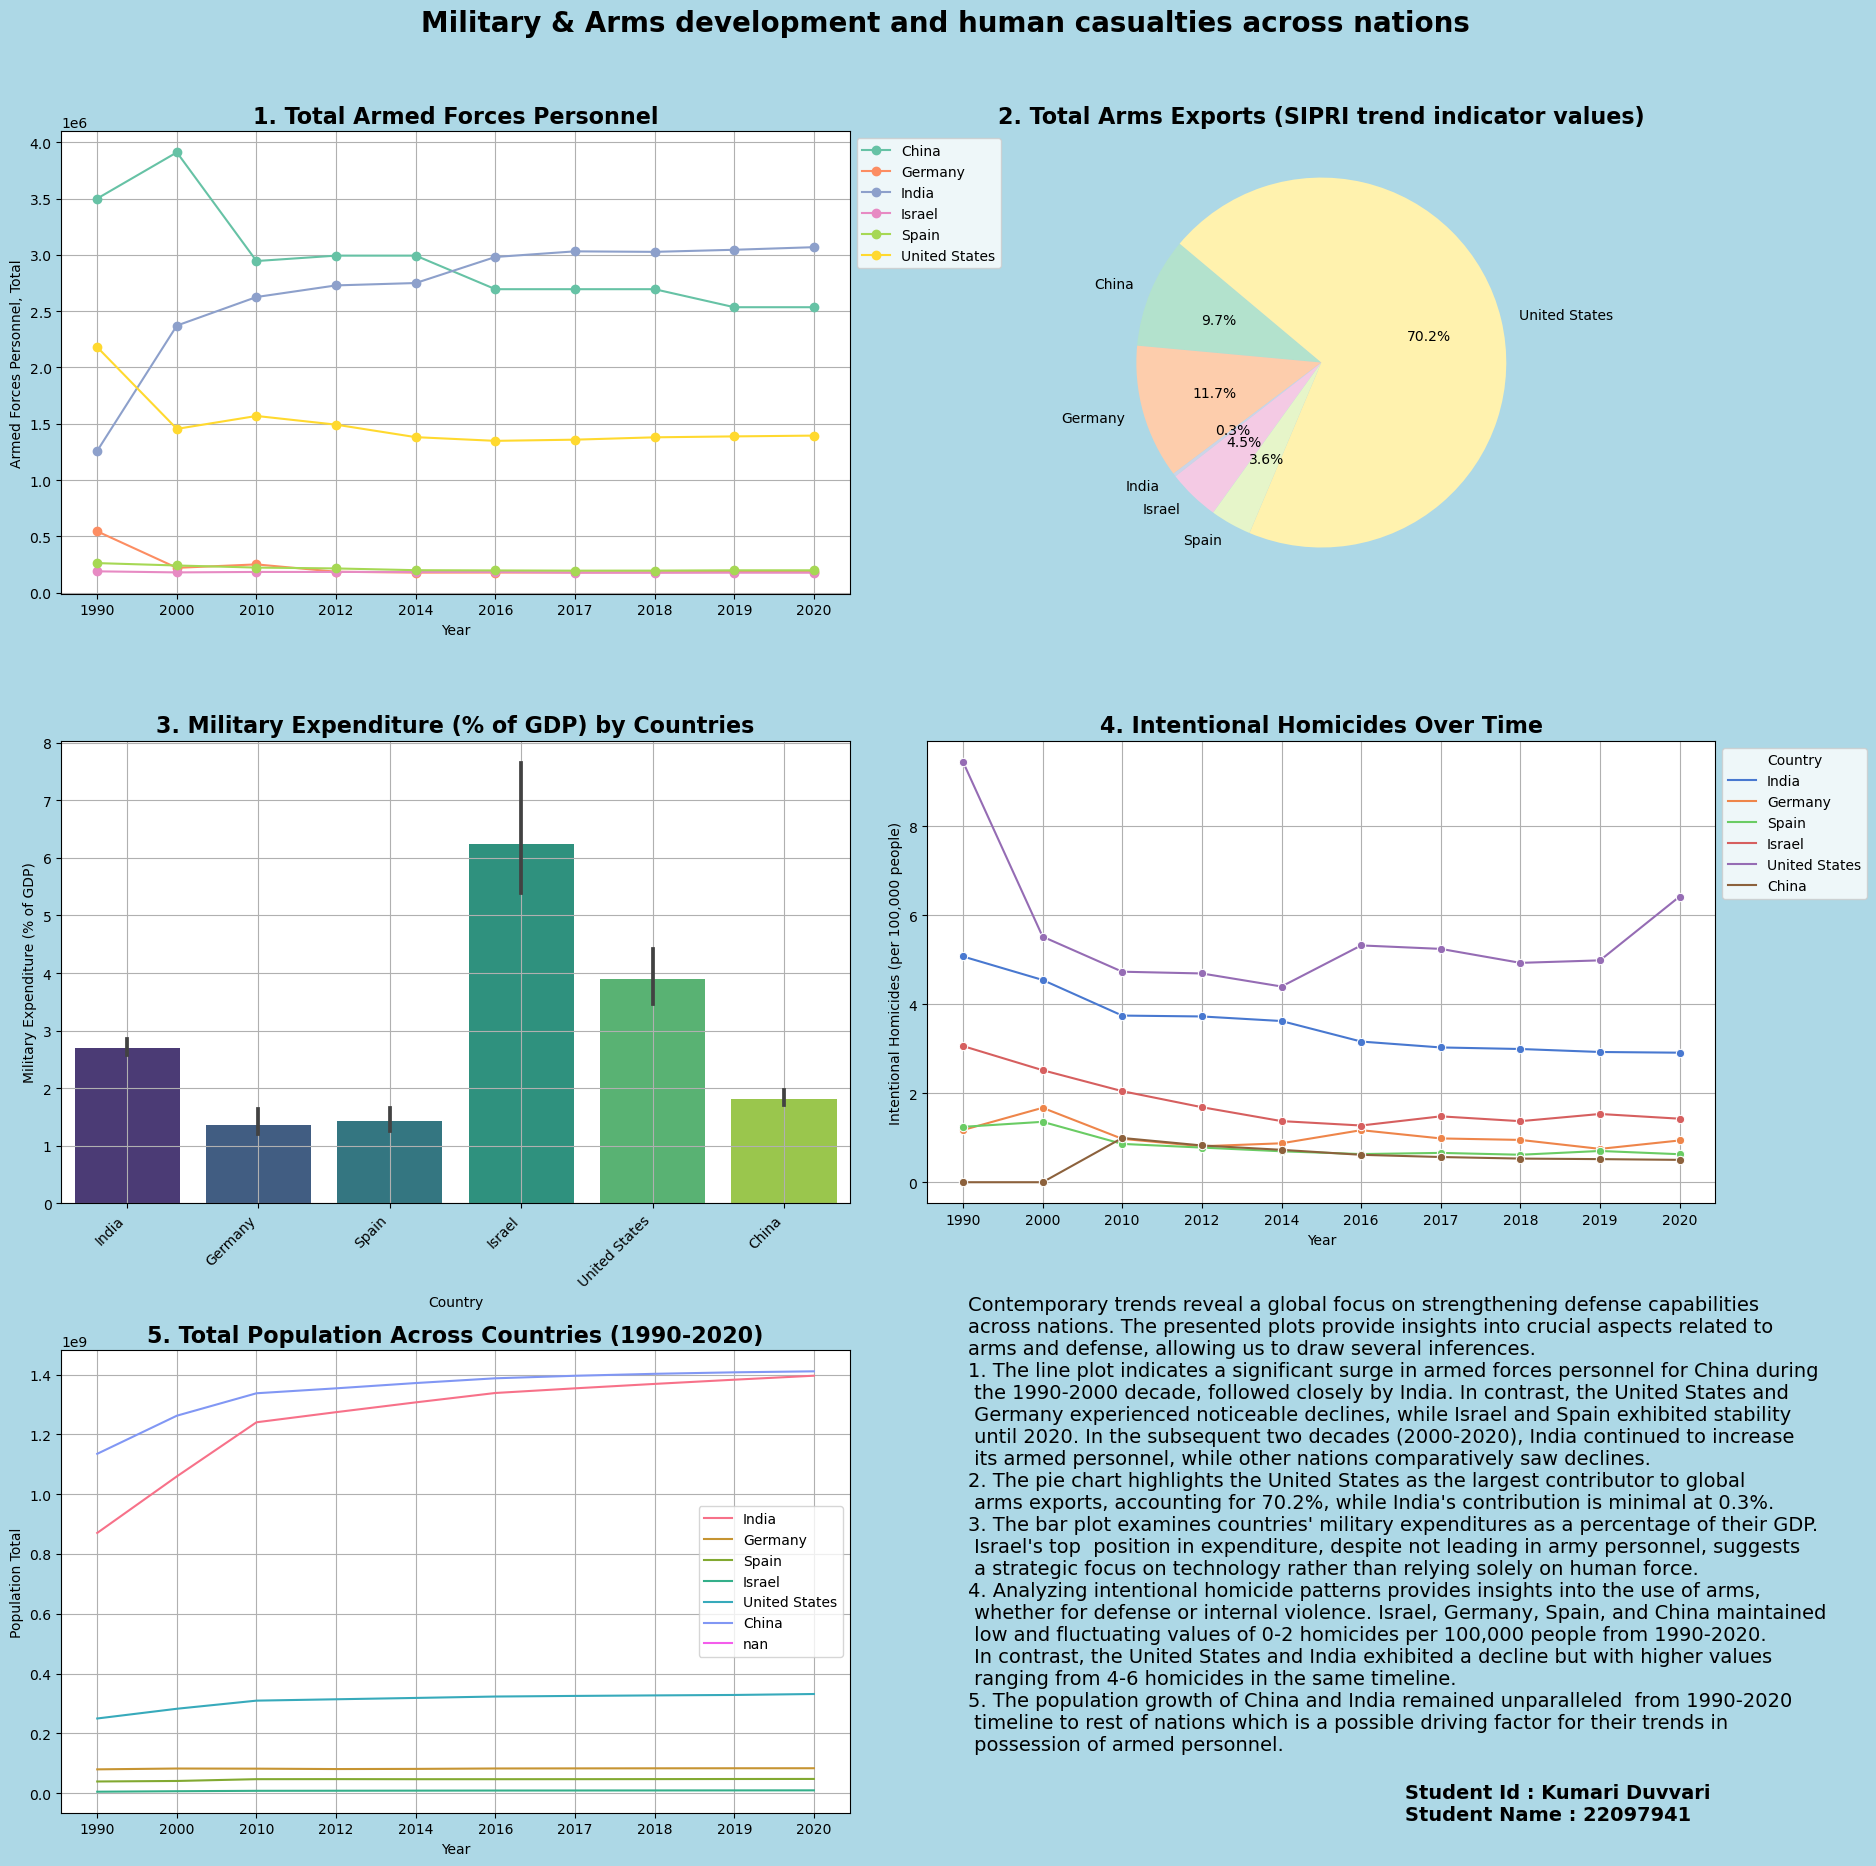

The script that saved this image:
#Data source link : #https://databank.worldbank.org/source/world-development-indicators
#Github Link : #https://github.com/kumari55/Data-Handling-and-Visualisation.git
import matplotlib.pyplot as plt
import pandas as pd
import seaborn as sns

# Read the CSV file
df = pd.read_csv("World_Development_Indicators_K.csv")

# Set up the 3x2 subplot grid
fig, axes = plt.subplots(3, 2, figsize=(19, 19),facecolor='lightblue')
fig.suptitle('Military & Arms development and human casualties across nations', fontsize=20,fontweight='bold')

# Plot 1: Total Armed Forces Personnel
# Grouping data by 'Year' and 'Country Name', then summing up the 'Armed forces personnel, total' for each country
total_personnel_by_country = df.groupby(['Year', 'Country Name'])['Armed forces personnel, total'].sum().unstack()
for i, (country, color) in enumerate(zip(total_personnel_by_country.columns, sns.color_palette("Set2", n_colors=len(total_personnel_by_country.columns)))):
    axes[0, 0].plot(total_personnel_by_country.index, total_personnel_by_country[country], label=country, marker='o', color=color)
axes[0, 0].set_title('1. Total Armed Forces Personnel',fontweight='bold',fontsize=16)
axes[0, 0].set_xlabel('Year')
axes[0, 0].set_ylabel('Armed Forces Personnel, Total')
axes[0, 0].legend(loc='upper left', bbox_to_anchor=(1, 1))
axes[0, 0].grid(True)

# Plot 2: Total Arms Exports (Pie Chart)
# Grouping data by 'Year' and 'Country Name', then summing up the the 'Arms exports (SIPRI trend indicator values)' for each country
total_arms_exports_by_country = df.groupby(['Year', 'Country Name'])['Arms exports (SIPRI trend indicator values)'].sum().unstack()
total_arms_exports = total_arms_exports_by_country.sum()
axes[0, 1].pie(total_arms_exports, labels=total_arms_exports.index, autopct='%1.1f%%', startangle=140, colors=sns.color_palette("Pastel2"))
axes[0, 1].set_title('2. Total Arms Exports (SIPRI trend indicator values)',fontweight='bold',fontsize=16)

# Plot 3: Military Expenditure (% of GDP) by Country
data = df[['Country Name', 'Military expenditure (% of GDP)']]
sns.barplot(x='Country Name', y='Military expenditure (% of GDP)', data=data, ax=axes[1, 0], palette="viridis")
axes[1, 0].set_title('3. Military Expenditure (% of GDP) by Countries',fontweight='bold',fontsize=16)
axes[1, 0].set_xlabel('Country')
axes[1, 0].set_ylabel('Military Expenditure (% of GDP)')
axes[1, 0].set_xticklabels(axes[1, 0].get_xticklabels(), rotation=45, ha='right')
axes[1, 0].grid(True)

# Plot 4: Intentional Homicides Over Time
data_homicides = df[['Year', 'Country Name', 'Intentional homicides (per 100,000 people)']]
sns.lineplot(x='Year', y='Intentional homicides (per 100,000 people)', hue='Country Name', data=data_homicides, marker='o', ax=axes[1, 1], palette="muted")
axes[1, 1].set_title('4. Intentional Homicides Over Time',fontweight='bold',fontsize=16)
axes[1, 1].set_xlabel('Year')
axes[1, 1].set_ylabel('Intentional Homicides (per 100,000 people)')
axes[1, 1].legend(title='Country', bbox_to_anchor=(1, 1))
axes[1, 1].grid(True)

# Plot 5: Total Population Across Countries
countries = df['Country Name'].unique()
for i, (country, color) in enumerate(zip(countries, sns.color_palette("husl", n_colors=len(countries)))):
    country_data = df[df['Country Name'] == country]
    axes[2, 0].plot(country_data['Year'], country_data['Population, total'], label=country, color=color)
axes[2, 0].set_title('5. Total Population Across Countries (1990-2020)',fontweight='bold',fontsize=16)
axes[2, 0].set_xlabel('Year')
axes[2, 0].set_ylabel('Population Total')
axes[2, 0].legend()
axes[2, 0].grid(True)

text1 =  "Contemporary trends reveal a global focus on strengthening defense capabilities \n" \
         "across nations. The presented plots provide insights into crucial aspects related to \n" \
         "arms and defense, allowing us to draw several inferences. \n" \
         "1. The line plot indicates a significant surge in armed forces personnel for China during \n" \
         " the 1990-2000 decade, followed closely by India. In contrast, the United States and \n" \
         " Germany experienced noticeable declines, while Israel and Spain exhibited stability  \n" \
         " until 2020. In the subsequent two decades (2000-2020), India continued to increase  \n" \
         " its armed personnel, while other nations comparatively saw declines. \n" \
         "2. The pie chart highlights the United States as the largest contributor to global \n" \
         " arms exports, accounting for 70.2%, while India's contribution is minimal at 0.3%. \n" \
         "3. The bar plot examines countries' military expenditures as a percentage of their GDP. \n" \
         " Israel's top  position in expenditure, despite not leading in army personnel, suggests \n" \
         " a strategic focus on technology rather than relying solely on human force. \n" \
         "4. Analyzing intentional homicide patterns provides insights into the use of arms,  \n" \
         " whether for defense or internal violence. Israel, Germany, Spain, and China maintained \n" \
         " low and fluctuating values of 0-2 homicides per 100,000 people from 1990-2020. \n" \
         " In contrast, the United States and India exhibited a decline but with higher values \n" \
         " ranging from 4-6 homicides in the same timeline. \n" \
         "5. The population growth of China and India remained unparalleled  from 1990-2020  \n" \
         " timeline to rest of nations which is a possible driving factor for their trends in \n" \
         " possession of armed personnel.\n" \

# Plot 6: Data Description Text
axes[2, 1].text(0.6, 0.6, text1, ha='center', va='center', fontsize=14, color='black', multialignment='left')
axes[2, 1].axis('off')  # Turn off axis for the text subplot

text2 = "Student Name : Kumari Duvvari\n" \
        "Student ID : 22097941"
axes[2, 1].text(0.8, 0.02, text2, ha='center', va='center', fontsize=14, color='black', multialignment='left', fontweight='bold')
axes[2, 1].axis('off') 
# Remove empty subplot in the last row and column
#fig.delaxes(axes[2, 1])

# Adjust layout
plt.tight_layout(rect=[0, 0, 1, 0.96])
plt.savefig("22097941.png", dpi=300)
